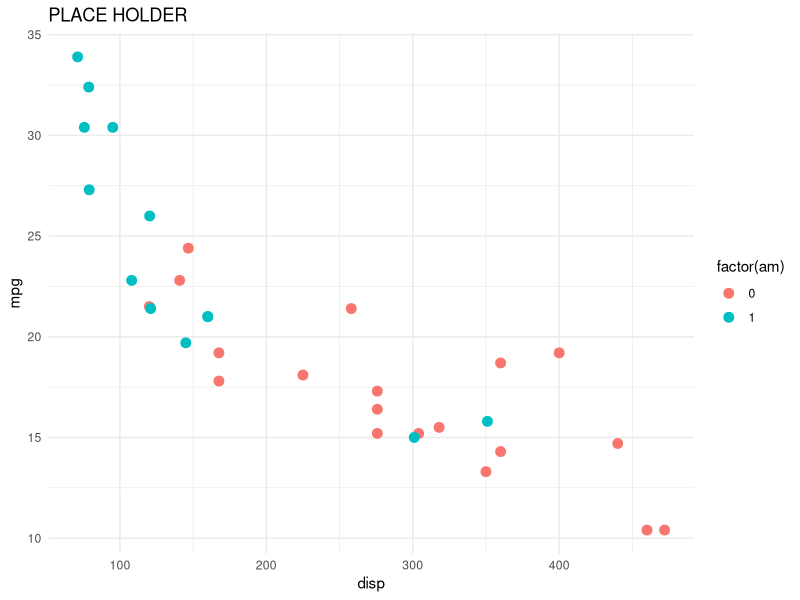
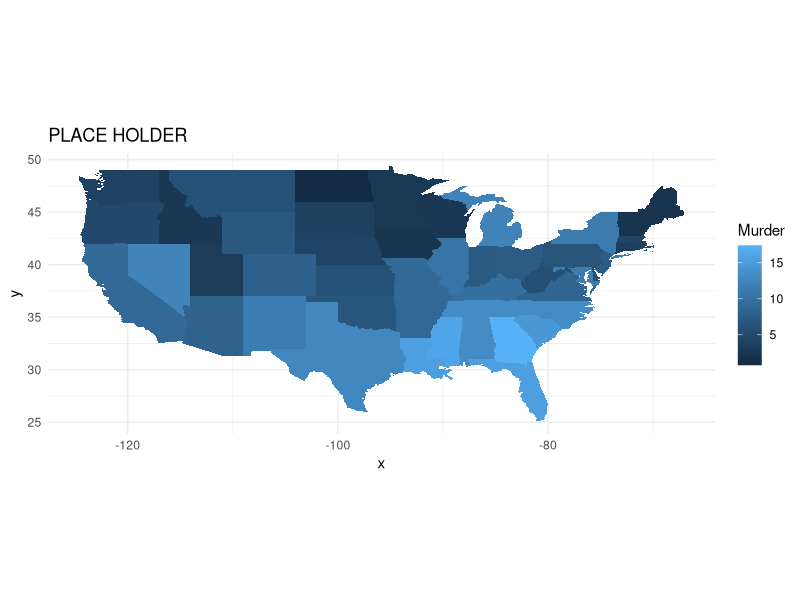
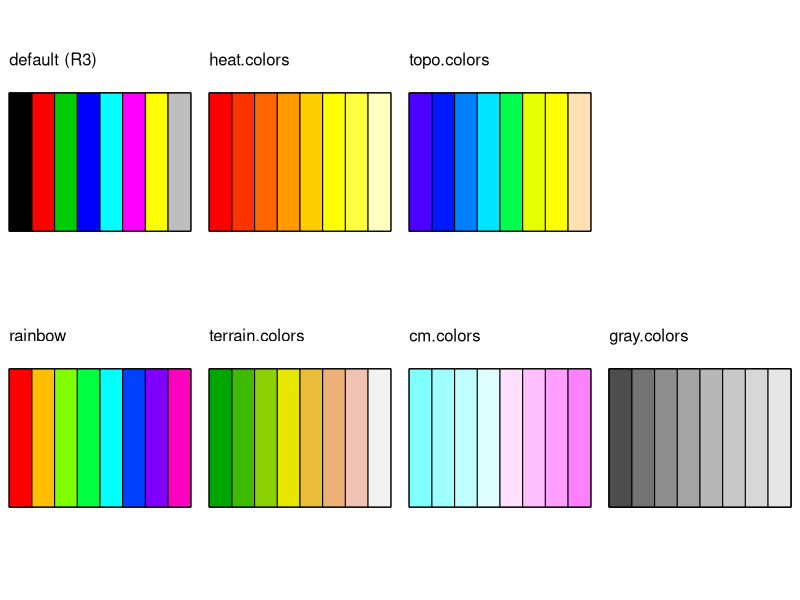
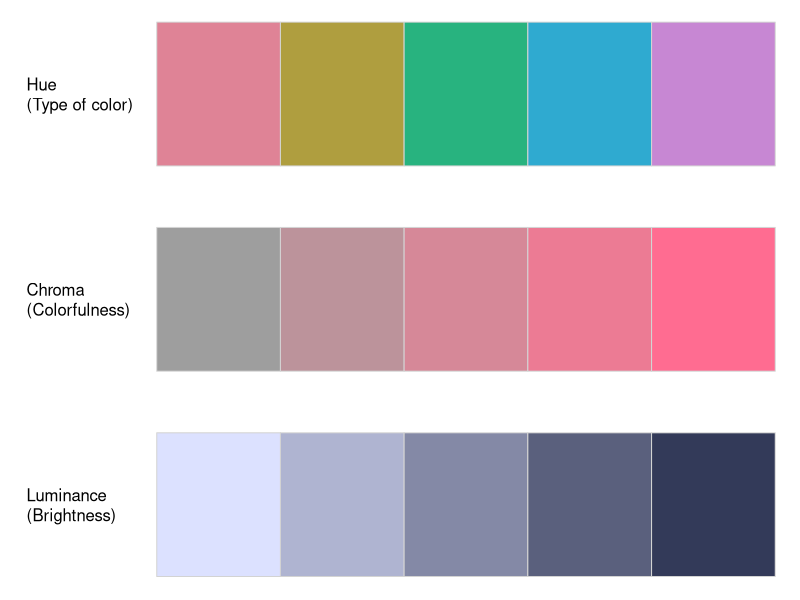
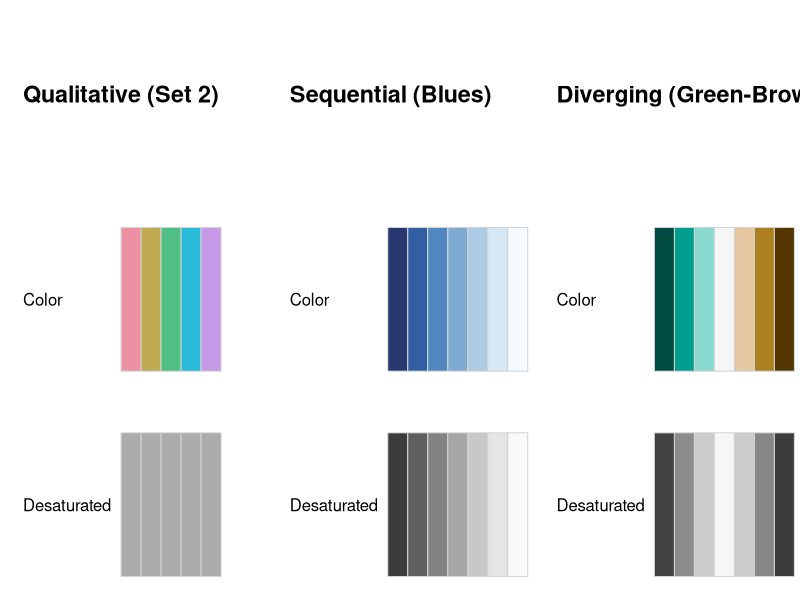
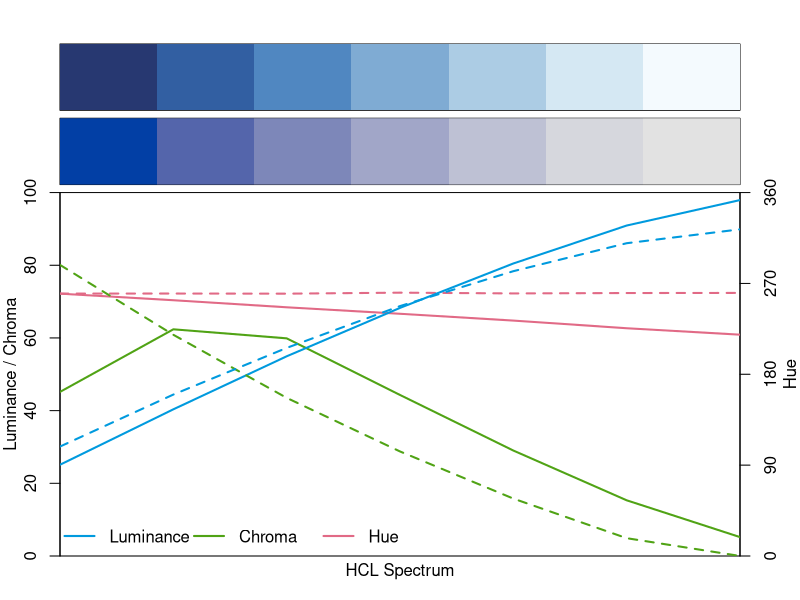
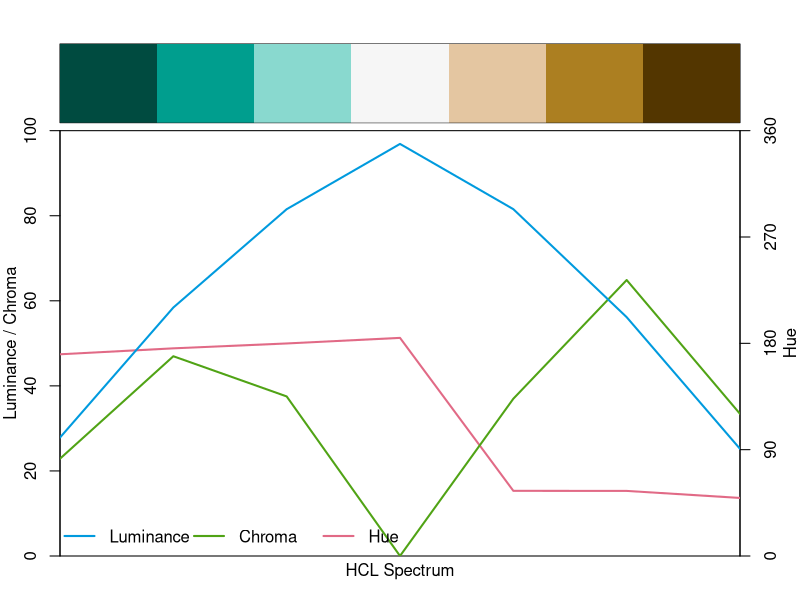
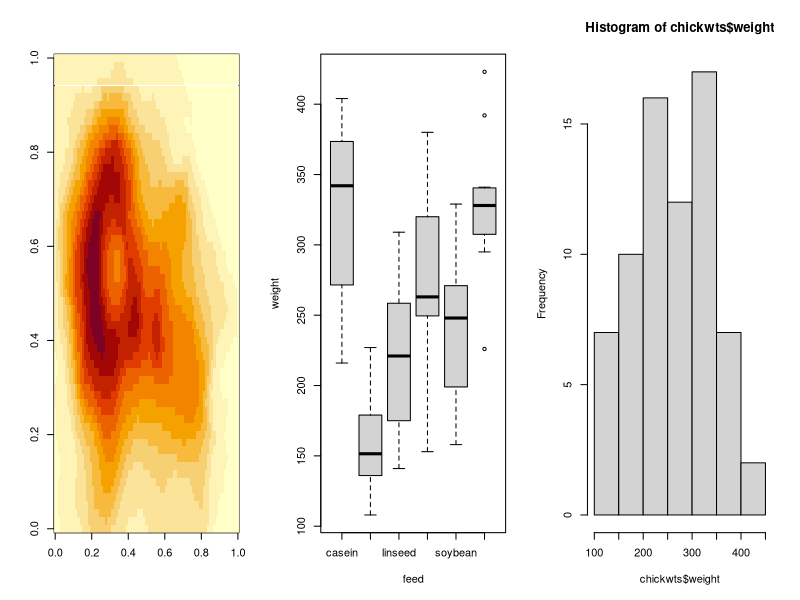

These figures' R source, in order:
## ---- chunk 1
library("colorspace")
## ---- chunk 2
library(ggplot2)
ggplot(mtcars) +
    geom_point(aes(disp, mpg, color = factor(am)), size=3) +
    ggtitle("PLACE HOLDER") +
    theme(legend.position = "none") +
    theme_minimal()
## ---- chunk 3
library(maps)
crimes <- data.frame(state = tolower(rownames(USArrests)), USArrests)
vars <- lapply(names(crimes)[-1], 
               function(j) {
                   data.frame(state = crimes$state, variable = j, 
                   value = crimes[[j]])
               })
crimes_long <- do.call("rbind", vars)
states_map <- map_data("state")
ggplot(crimes, aes(map_id = state)) +
    geom_map(aes(fill = Murder), map = states_map) +
    expand_limits(x = states_map$long, y = states_map$lat) +
    ggtitle("PLACE HOLDER") +
    coord_fixed() +
    theme_minimal()
## ---- chunk 4
oldbase.pals <- function() {
  c("default (R3)", "rainbow", paste0(c("heat", "terrain", "topo", "cm", "gray"), ".colors"))
}

oldbase.colors <- function(n, palette = "default", ...) {
  palette <- match.arg(palette, oldbase.pals())
  if(palette == oldbase.pals()[1]) {
    palette.colors(n, palette = "R3", ...)
  } else {
    do.call(palette, list(n = n, ...))
  }
}

oldbase.swatch <- function(palette = oldbase.pals(), n = 8, nrow = 2,
                           border = "black", cex = 1, ...)
{
     cols <- sapply(palette, oldbase.colors, n = n)
     ncol <- ncol(cols)
     nswatch <- min(ncol, nrow)
     op <- par(mar = rep(0.1, 4),
               mfrow = c(1, min(5, ceiling(ncol/nrow))),
     	       cex = cex, ...)
     on.exit(par(op))
     while (length(palette)) {
 	subset <- seq_len(min(nrow, ncol(cols)))
 	plot.new()
 	plot.window(c(0, n), c(0.25, nrow + 0.25))
 	y <- rev(subset)
 	text(0, y + 0.1, palette[subset], adj = c(0, 0))
 	y <- rep(y, each = n)
 	rect(rep(0:(n-1), n), y, rep(1:n, n), y - 0.5,
 	     col = cols[, subset], border = border)
 	palette <- palette[-subset]
 	cols    <- cols [, -subset, drop = FALSE]
     }
}

oldbase.swatch()
## ---- chunk 5
swatchplot(
  "Hue\n(Type of color)"    = sequential_hcl(5, h = c(0, 300), c = c(60, 60), l = 65),
  "Chroma\n(Colorfulness)"  = sequential_hcl(5, h = 0, c = c(100, 0), l = 65, rev = TRUE, power = 1),
  "Luminance\n(Brightness)" = sequential_hcl(5, h = 260, c = c(25, 25), l = c(25, 90), rev = TRUE, power = 1),
  nrow = 3, line = 8, off = 0
)
## ---- chunk 6
swatchplot(
  "Qualitative (Set 2)"     = rbind("Color" = hcl.colors(5, "Set 2"),     "Desaturated" = desaturate(hcl.colors(5, "Set 2"))),
  "Sequential (Blues)"    = rbind("Color" = hcl.colors(7, "Blues"),    "Desaturated" = desaturate(hcl.colors(7, "Blues"))),
  "Diverging (Green-Brown)" = rbind("Color" = hcl.colors(7, "Green-Brown"), "Desaturated" = desaturate(hcl.colors(7, "Green-Brown"))),
  nrow = 3, off = 0, line = 7
)
## ---- chunk 7
specplot(hcl.colors(7, "Blues"), hcl.colors(7, "Blues 2"))
specplot(hcl.colors(7, "Green-Brown"))
## ---- chunk 8
par(mfrow = c(1, 3))
image(volcano)
boxplot(weight ~ feed, data = chickwts)
hist(chickwts$weight)
